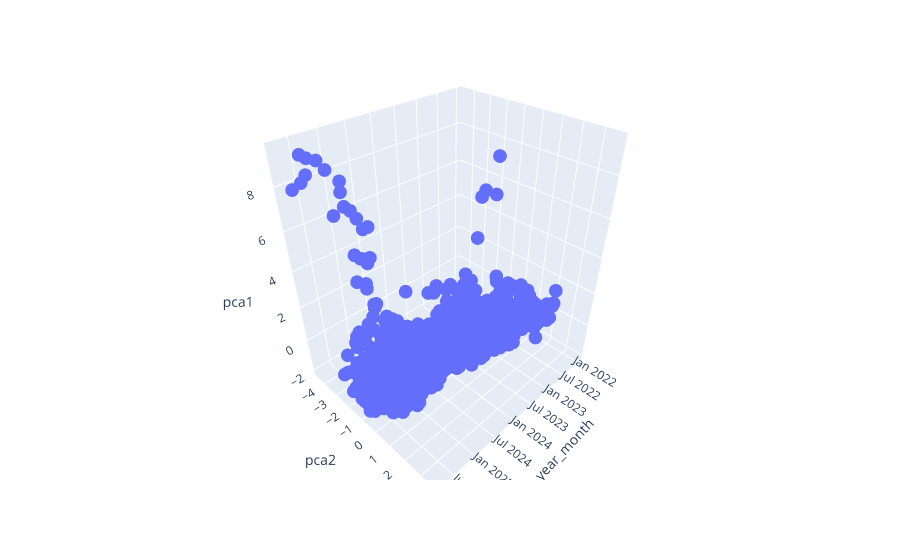

The notebook cell saved with this chart:
### Code cell
import plotly.express as pe
# тяжело читать график
pe.scatter_3d(data_frame=monthly_vectors, x='year_month', y='pca2', z='pca1')

### Figure 1 — Plotly figure (JSON) as saved in the notebook; plotly's stock layout.template omitted (floating-point values rounded to 4 significant figures; data arrays with more than 128 entries replaced by an {"elided": "..."} marker saying what was removed)
{"data": [{"hovertemplate": "year_month=%{x}<br>pca2=%{y}<br>pca1=%{z}<extra></extra>", "legendgroup": "", "marker": {"color": "#636efa", "symbol": "circle"}, "mode": "markers", "name": "", "scene": "scene", "showlegend": false, "type": "scatter3d", "x": {"elided": "1733 str values"}, "y": {"elided": "1733 float values"}, "z": {"elided": "1733 float values"}}], "layout": {"legend": {"tracegroupgap": 0}, "margin": {"t": 60}, "scene": {"domain": {"x": [0, 1], "y": [0, 1]}, "xaxis": {"title": {"text": "year_month"}}, "yaxis": {"title": {"text": "pca2"}}, "zaxis": {"title": {"text": "pca1"}}}}}
